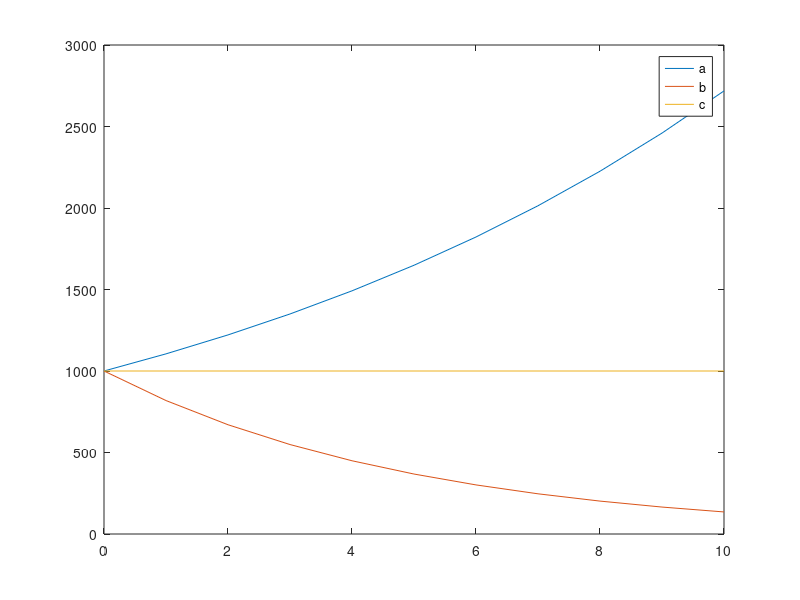

This figure's MATLAB source:
% for a=1:-0.1:0
%     fprintf('the value is %d\n',a)
% end
% 
% for a2=[10,20,30]
%     disp(a2)
% end

% A='SVNIT';
% for i=1:length(A)
%     fprintf('%c\n',A(i))
% end

% while loop
% 
% a=10;
% while(a<20)
%     disp(a)
%     a=a+1;
% end

% nested loop

% for row=1:4
%     for col=1:3
%         fprintf('(%d,%d)',row,col)
%     end
% end

% a=9;
% while (a<20)
% 
%     a=a+1;
%     if a==15
%         continue
%     end
%     disp(a)
% end

% Now (x,y) ploting of graph
% x=[0:pi/100:2*pi];
% y=sin(x);
% y1=cos(x)
% % plot(x,y,x,y1)
% plot(x,y)
% hold on
% plot(x,y1)
% xlabel('X')
% ylabel('Sin(x)')
% legend('sin(x)')

% x=[0:pi/100:pi];
% y=tan(sin(x)-sin(tan(x)));
% plot(x,y)

% x=[0:pi/100:2*pi];
% y=sin(x);
% y1=cos(x);
% y2=tan(x);
% y3=sec(x);
% subplot(2,2,1)
% plot(x,y)
% legend('Sin(x)')
% ylabel('SIN(X)')
% subplot(2,2,2)
% plot(x,y1,'r')
% legend('Cos(x)')
% subplot(2,2,3)
% plot(x,y2,'g')
% legend('tan(x)')
% subplot(2,2,4)
% plot(x,y3,'y')
% legend('sec(x)')

% case 1
f=5

p0=1000;
b=[0.4,0.3,0.5];
d=[0.3,0.5,0.5];
x=[];
T=0:10;
for i=b-d
    for t=0:10
        y=p0*exp(i*t);
        fprintf('The population for case %d at time %d is %d \n',i,t,y);
        x{t+1}=y;
    end
    y=cell2mat(x);
    disp(x)
    disp(y)
    plot(T,y);
    hold on
    legend('a','b','c')

end
